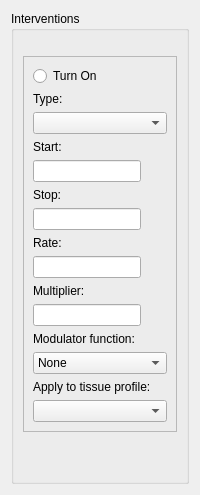
      <widget class="QWidget" name="sim_conf_stack_page_Interventions">
       <layout class="QGridLayout" name="gridLayout_13">
        <item row="0" column="0">
         <widget class="QGroupBox" name="groupBox_Interventions">
          <property name="title">
           <string>Interventions</string>
          </property>
          <layout class="QVBoxLayout" name="verticalLayout_11">
           <item>
            <spacer name="verticalSpacer_13">
             <property name="orientation">
              <enum>Qt::Vertical</enum>
             </property>
             <property name="sizeType">
              <enum>QSizePolicy::Fixed</enum>
             </property>
             <property name="sizeHint" stdset="0">
              <size>
               <width>20</width>
               <height>16</height>
              </size>
             </property>
            </spacer>
           </item>
           <item>
            <widget class="QFrame" name="frame">
             <property name="frameShape">
              <enum>QFrame::StyledPanel</enum>
             </property>
             <property name="frameShadow">
              <enum>QFrame::Sunken</enum>
             </property>
             <layout class="QFormLayout" name="formLayout_7">
              <item row="0" column="0" colspan="2">
               <widget class="QRadioButton" name="rb_interventionOn">
                <property name="text">
                 <string>Turn On</string>
                </property>
               </widget>
              </item>
              <item row="1" column="0">
               <widget class="QLabel" name="label_44">
                <property name="text">
                 <string>Type:</string>
                </property>
               </widget>
              </item>
              <item row="3" column="0">
               <widget class="QLabel" name="label_45">
                <property name="text">
                 <string>Start:</string>
                </property>
               </widget>
              </item>
              <item row="5" column="0">
               <widget class="QLabel" name="label_46">
                <property name="text">
                 <string>Stop:</string>
                </property>
               </widget>
              </item>
              <item row="7" column="0">
               <widget class="QLabel" name="label_47">
                <property name="text">
                 <string>Rate:</string>
                </property>
               </widget>
              </item>
              <item row="9" column="0">
               <widget class="QLabel" name="label_48">
                <property name="text">
                 <string>Multiplier:</string>
                </property>
               </widget>
              </item>
              <item row="11" column="0">
               <widget class="QLabel" name="label_49">
                <property name="text">
                 <string>Modulator function:</string>
                </property>
               </widget>
              </item>
              <item row="13" column="0">
               <widget class="QLabel" name="label_50">
                <property name="text">
                 <string>Apply to tissue profile:</string>
                </property>
               </widget>
              </item>
              <item row="2" column="0" colspan="2">
               <widget class="QComboBox" name="comboBox_interventionType">
                <property name="sizePolicy">
                 <sizepolicy hsizetype="Preferred" vsizetype="Fixed">
                  <horstretch>0</horstretch>
                  <verstretch>0</verstretch>
                 </sizepolicy>
                </property>
               </widget>
              </item>
              <item row="4" column="0">
               <widget class="QLineEdit" name="lineEdit_interventionStart"/>
              </item>
              <item row="6" column="0">
               <widget class="QLineEdit" name="lineEdit_interventionStop"/>
              </item>
              <item row="8" column="0">
               <widget class="QLineEdit" name="lineEdit_interventionRate"/>
              </item>
              <item row="10" column="0">
               <widget class="QLineEdit" name="lineEdit_interventionMult"/>
              </item>
              <item row="14" column="0" colspan="2">
               <widget class="QComboBox" name="comboBox_interventionProfile"/>
              </item>
              <item row="12" column="0" colspan="2">
               <widget class="QComboBox" name="comboBox_interventionFunk">
                <item>
                 <property name="text">
                  <string>None</string>
                 </property>
                </item>
                <item>
                 <property name="text">
                  <string>gradient_x</string>
                 </property>
                </item>
                <item>
                 <property name="text">
                  <string>gradient_y</string>
                 </property>
                </item>
                <item>
                 <property name="text">
                  <string>gradient_r</string>
                 </property>
                </item>
                <item>
                 <property name="text">
                  <string>periodic</string>
                 </property>
                </item>
                <item>
                 <property name="text">
                  <string>f_sweep</string>
                 </property>
                </item>
               </widget>
              </item>
             </layout>
            </widget>
           </item>
           <item>
            <spacer name="verticalSpacer_12">
             <property name="orientation">
              <enum>Qt::Vertical</enum>
             </property>
             <property name="sizeHint" stdset="0">
              <size>
               <width>20</width>
               <height>40</height>
              </size>
             </property>
            </spacer>
           </item>
          </layout>
         </widget>
        </item>
       </layout>
      </widget>
